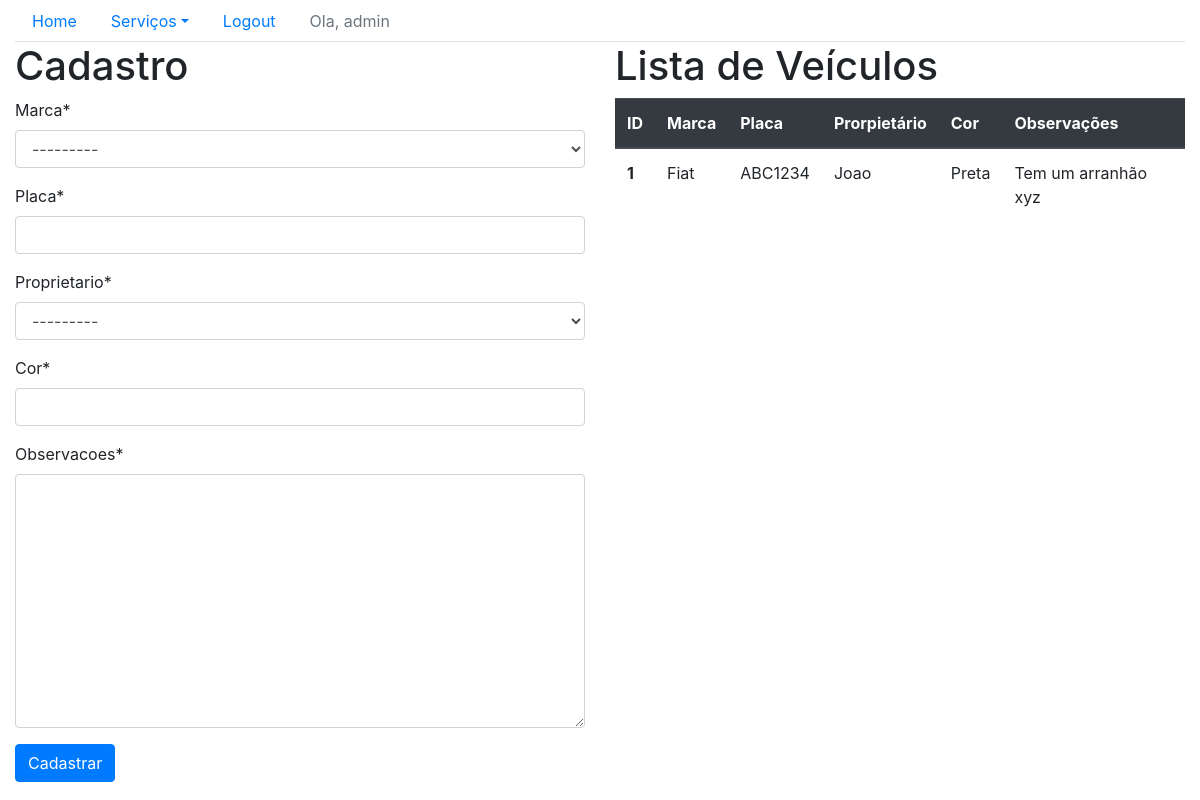
Page /sistema/veiculo/ (signed in) on the earlier database version.
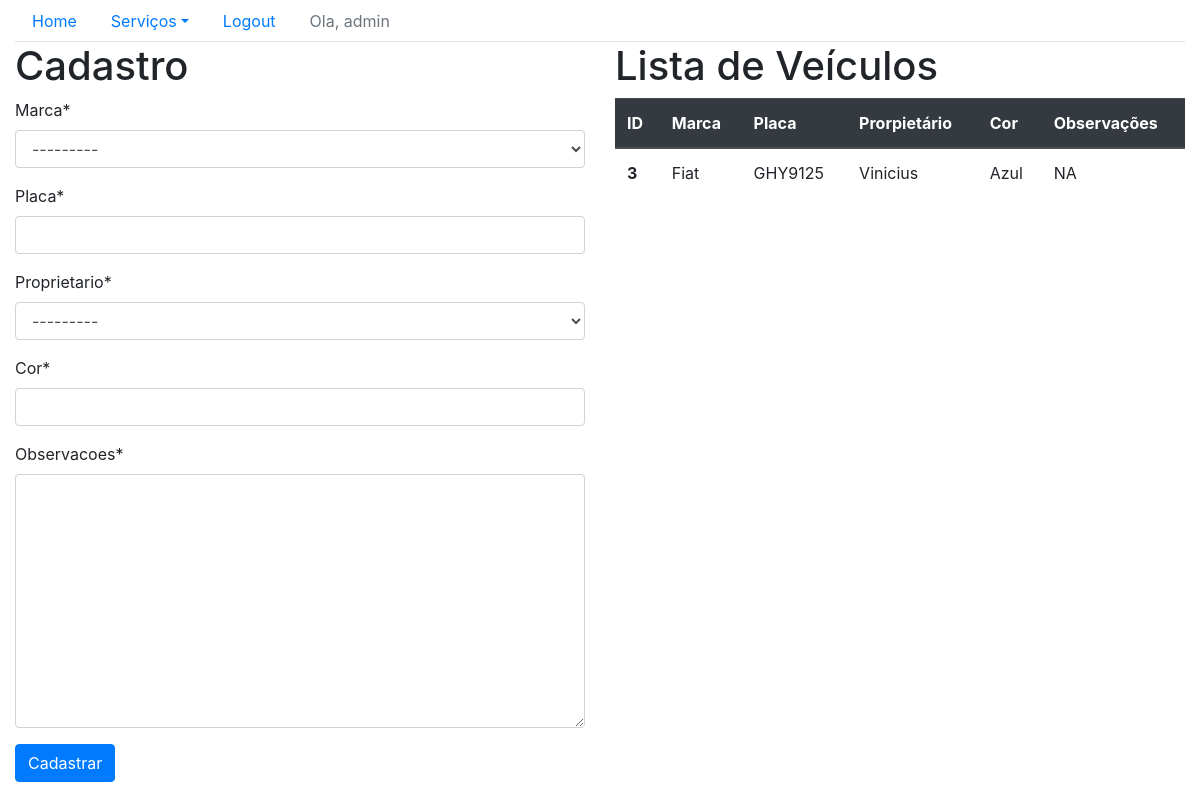
Same page on the later database version.
### core/models.py (models this page shows, shortened)
class Veiculo(models.Model):
    marca = models.ForeignKey('Marca', on_delete=models.CASCADE)
    placa = models.CharField(max_length=7)
    proprietario = models.ForeignKey('Pessoa', on_delete=models.CASCADE)
    cor = models.CharField(max_length=15)
    observacoes = models.TextField()

class Marca(models.Model):
    nome = models.CharField(max_length=50)
    def __str__(self):
        return self.nome

class Pessoa(models.Model):
    nome = models.CharField(max_length=100)
    endereco = models.CharField(max_length=200)
    telefone = models.CharField(max_length=20)
    def __str__(self):
        return self.nome

### core/views.py (the view)
# urls.py: path('veiculo/', lista_veiculos, name='core_lista_veiculos'),
@login_required
def lista_veiculos(request):
    veiculos = Veiculo.objects.all()
    form = VeiculoForm()
    data = {'veiculos': veiculos, 'form': form}
    return render(request, 'core/lista_veiculos.html', data)

### core/forms.py
class VeiculoForm(ModelForm):
    class Meta:
        model = Veiculo
        fields = '__all__'

### core/templates/core/lista_veiculos.html (shortened to what this page needs)
{% extends 'base.html'%}
{% load crispy_forms_tags %}
{% block main %}
    <div class="row">
        <div class="col-sm-6">
            <h1>Cadastro</h1>
            <form action="{%url 'core_veiculo_novo'%}" method="post">
                {{form|crispy}}
                <button type="submit" class="btn btn-primary">Cadastrar</button>
            </form>
        </div>
        <div class="col-sm-6">
            <h1>Lista de Veículos</h1>
            <table class="table table-hover">
                <thead class="thead-dark">
                    <tr>
                        <th scope="col">ID</th>
                        <th scope="col">Marca</th>
                        <th scope="col">Placa</th>
                        <th scope="col">Prorpietário</th>
                        <th scope="col">Cor</th>
                        <th scope="col">Observações</th>
                    </tr>
                </thead>
                {% for veiculo in veiculos %}
                     <tbody>
                        <tr class="table-row"data-href="{% url 'core_veiculo_update' veiculo.id %}">
                                <th scope="row">{{veiculo.id}}</th>
                                <td>{{veiculo.marca}}</td>
                                <td>{{veiculo.placa}}</td>
                                <td>{{veiculo.proprietario}}</td>
                                <td>{{veiculo.cor}}</td>
                                <td>{{veiculo.observacoes}}</td>
                        </tr>
                    </tbody>
                {% endfor %}
            </table>
        </div>
    </div>
{% endblock main %}

Differences in the rows shown:
removed Veiculo: id "1", marca "Fiat", placa "ABC1234", proprietario "Joao", cor "Preta", observacoes "Tem um arranhão xyz"
added Veiculo: id "3", marca "Fiat", placa "GHY9125", proprietario "Vinicius", cor "Azul", observacoes "NA"
